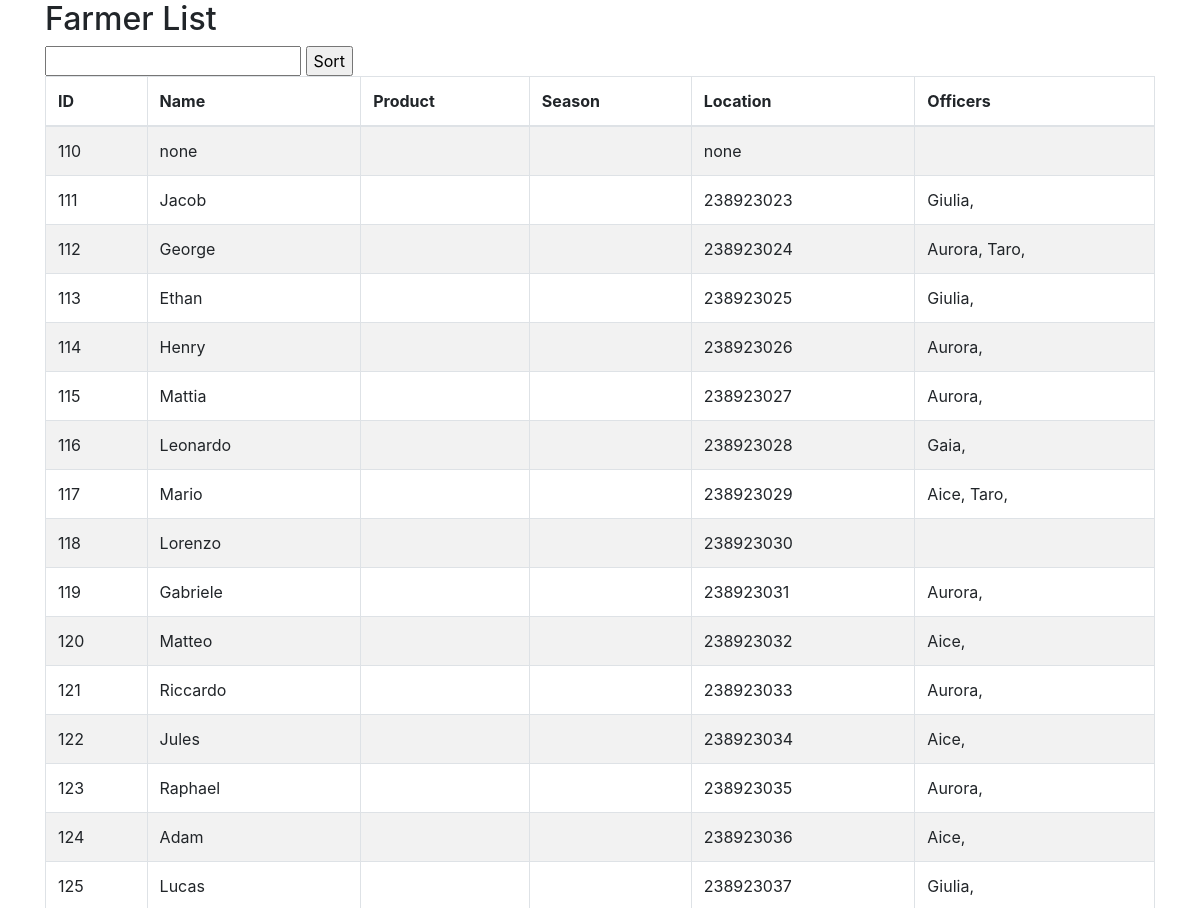
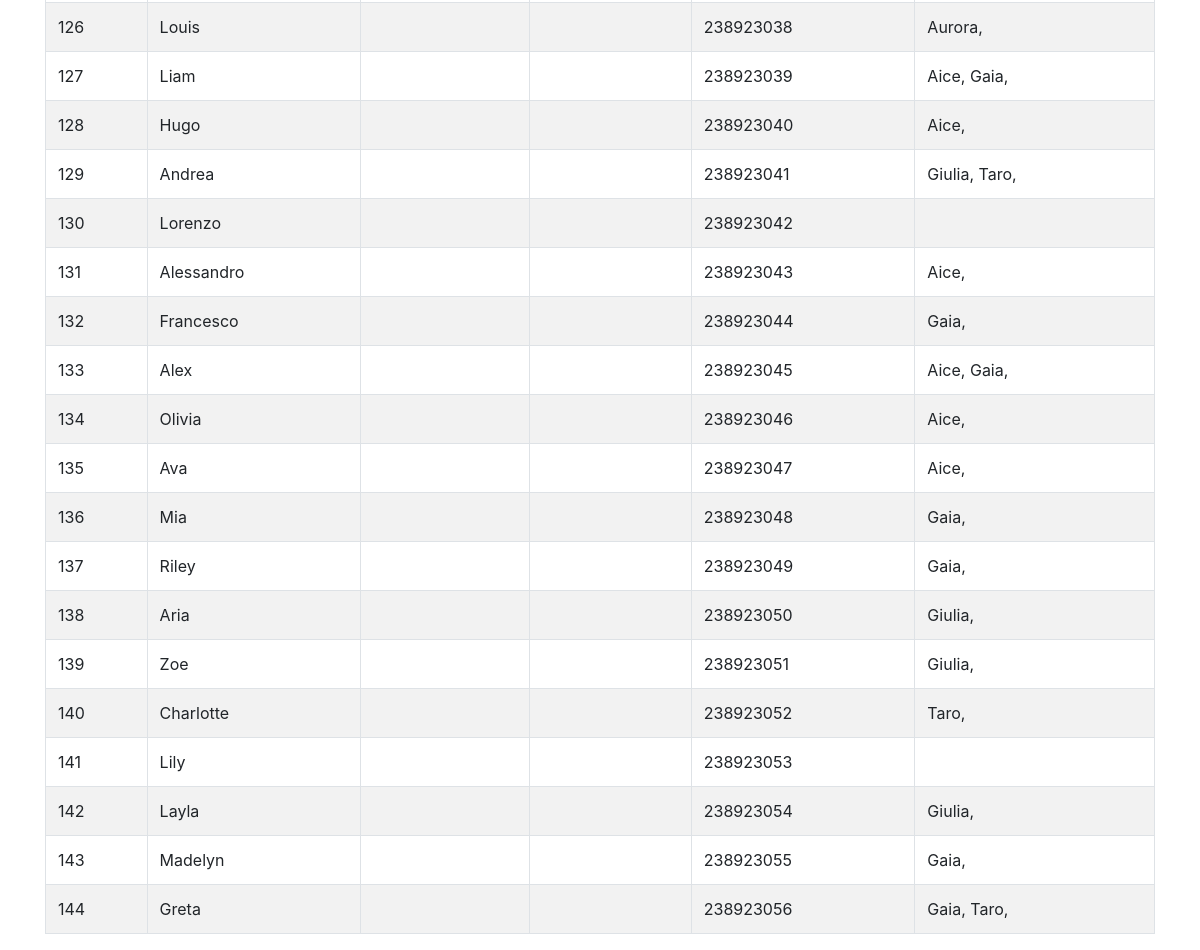
The app's page /hsapp/farmer_list/ with its own data (2 pictures, top to bottom).
### hsapp/models.py (models this page shows, shortened)
class Farmer(models.Model):
    phone = models.IntegerField()
    name = models.CharField(max_length=128)
    state_id_number = models.CharField(max_length=128)
    state_id_picture = models.FileField(blank=True)
    birth_date = models.CharField(max_length=128)
    dependents = models.CharField(max_length=255)
    land_size = models.IntegerField(default=0)
    leased_land = models.BooleanField(default=False)
    previous_hs_client = models.BooleanField(default=False)
    location = models.CharField(max_length=255)

class FieldOfficer(models.Model):
    name = models.CharField(max_length=255)
    farmers = models.ManyToManyField(Farmer, blank=True, default=[1])

### hsapp/views.py (the view)
# urls.py: path('farmer_list/', views.FarmerList.as_view(), name='farmer_list'),
class FarmerList(ListView):
    model = Farmer
    context_object_name = 'farmers'
    template_name = 'hsapp/farmer_list.html'
    def get_queryset(self):
        login_user = self.request.user
        farmers = Farmer.objects.all()
        if login_user.groups.filter(name='FO').exists() and (not login_user.is_superuser):
            name = login_user.first_name
            fo = FieldOfficer.objects.get(name=name)
            farmers = fo.farmers.all()
        if "order_by" in self.request.GET:
            order_key = self.request.GET.get('order_by')
            farmers = farmers.order_by(order_key)
        return farmers

### hsapp/templates/hsapp/farmer_list.html (shortened to what this page needs)
{% extends 'hsapp/base.html' %}
{% load static %}
{% block content %}
<h2>Farmer List</h2>
<form method="get" action="{% url 'hsapp:farmer_list' %}">
    <input type="text" value="" name="order_by">
    <input type="submit" value="Sort">
</form>
<table class="table table-striped table-bordered">
    <thead>
        <tr>
            <th>ID</th>
            <th>Name</th>
            <th>Product</th>
            <th>Season</th>
            <th>Location</th>
            <th>Officers</th>
        </tr>
    </thead>
    <tbody>
        {% for farmer in farmers %}
        <tr>
            <td>{{ farmer.id }}</td>
            <td>{{ farmer.name }}</td>
            <td>{{ farmer.product }}</td>
            <td>{{ farmer.season }}</td>
            <td>{{ farmer.location }}</td>
            <td>{% for officer in farmer.fieldofficer_set.all %}{{ officer.name }}, {% endfor %}</td>
        </tr>
        {% endfor %}
    </tbody>
</table>
{% endblock content %}

### records on screen
Farmer: id "110", name "none", location "none"
Farmer: id "111", name "Jacob", location "238923023"
FieldOfficer: name "Giulia"
Farmer: id "112", name "George", location "238923024"
FieldOfficer: name "Aurora"
FieldOfficer: name "Taro"
Farmer: id "113", name "Ethan", location "238923025"
Farmer: id "114", name "Henry", location "238923026"
Farmer: id "115", name "Mattia", location "238923027"
Farmer: id "116", name "Leonardo", location "238923028"
FieldOfficer: name "Gaia"
Farmer: id "117", name "Mario", location "238923029"
FieldOfficer: name "Aice"
Farmer: id "118", name "Lorenzo", location "238923030"
Farmer: id "119", name "Gabriele", location "238923031"
Farmer: id "120", name "Matteo", location "238923032"
Farmer: id "121", name "Riccardo", location "238923033"
Farmer: id "122", name "Jules", location "238923034"
Farmer: id "123", name "Raphael", location "238923035"
Farmer: id "124", name "Adam", location "238923036"
Farmer: id "125", name "Lucas", location "238923037"
Farmer: id "126", name "Louis", location "238923038"
Farmer: id "127", name "Liam", location "238923039"
Farmer: id "128", name "Hugo", location "238923040"
Farmer: id "129", name "Andrea", location "238923041"
Farmer: id "130", name "Lorenzo", location "238923042"
Farmer: id "131", name "Alessandro", location "238923043"
Farmer: id "132", name "Francesco", location "238923044"
Farmer: id "133", name "Alex", location "238923045"
Farmer: id "134", name "Olivia", location "238923046"
Farmer: id "135", name "Ava", location "238923047"
Farmer: id "136", name "Mia", location "238923048"
Farmer: id "137", name "Riley", location "238923049"
Farmer: id "138", name "Aria", location "238923050"
Farmer: id "139", name "Zoe", location "238923051"
Farmer: id "140", name "Charlotte", location "238923052"
Farmer: id "141", name "Lily", location "238923053"
Farmer: id "142", name "Layla", location "238923054"
Farmer: id "143", name "Madelyn", location "238923055"
Farmer: id "144", name "Greta", location "238923056"
